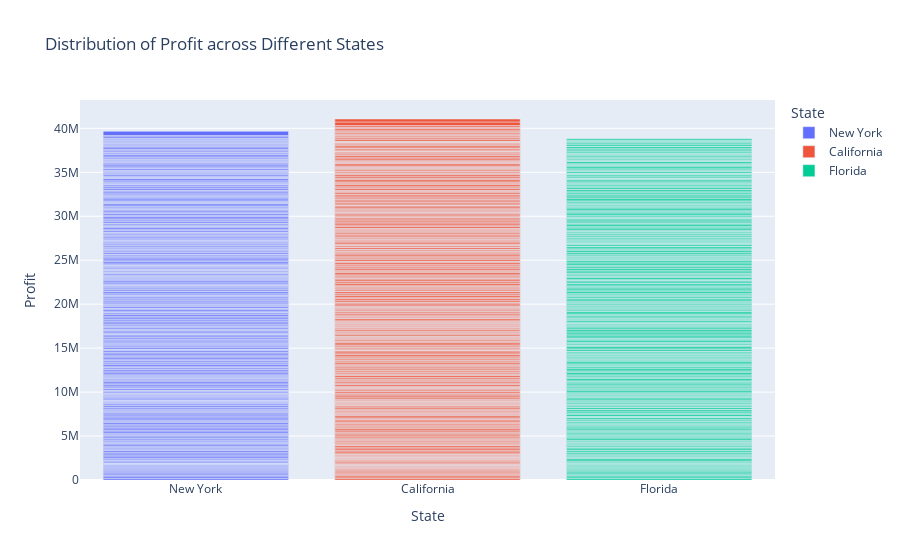

The cell this chart's notebook holds for it:
### Code cell
fig = px.bar(df, x='State', y='Profit', color='State', title='Distribution of Profit across Different States')
fig.update_layout(xaxis_title='State', yaxis_title='Profit')
fig.show()

### Figure 1 — Plotly figure (JSON) as saved in the notebook; plotly's stock layout.template omitted (floating-point values rounded to 4 significant figures; data arrays with more than 128 entries replaced by an {"elided": "..."} marker saying what was removed)
{"data": [{"alignmentgroup": "True", "hovertemplate": "State=%{x}<br>Profit=%{y}<extra></extra>", "legendgroup": "New York", "marker": {"color": "#636efa", "pattern": {"shape": ""}}, "name": "New York", "offsetgroup": "New York", "orientation": "v", "showlegend": true, "textposition": "auto", "type": "bar", "x": {"elided": "334 str values"}, "xaxis": "x", "y": {"elided": "334 float values"}, "yaxis": "y"}, {"alignmentgroup": "True", "hovertemplate": "State=%{x}<br>Profit=%{y}<extra></extra>", "legendgroup": "California", "marker": {"color": "#EF553B", "pattern": {"shape": ""}}, "name": "California", "offsetgroup": "California", "orientation": "v", "showlegend": true, "textposition": "auto", "type": "bar", "x": {"elided": "344 str values"}, "xaxis": "x", "y": {"elided": "344 float values"}, "yaxis": "y"}, {"alignmentgroup": "True", "hovertemplate": "State=%{x}<br>Profit=%{y}<extra></extra>", "legendgroup": "Florida", "marker": {"color": "#00cc96", "pattern": {"shape": ""}}, "name": "Florida", "offsetgroup": "Florida", "orientation": "v", "showlegend": true, "textposition": "auto", "type": "bar", "x": {"elided": "322 str values"}, "xaxis": "x", "y": {"elided": "322 float values"}, "yaxis": "y"}], "layout": {"autosize": true, "barmode": "relative", "legend": {"title": {"text": "State"}, "tracegroupgap": 0}, "title": {"text": "Distribution of Profit across Different States"}, "xaxis": {"anchor": "y", "autorange": true, "categoryarray": ["New York", "California", "Florida"], "categoryorder": "array", "domain": [0, 1], "range": [-0.5, 2.5], "title": {"text": "State"}, "type": "category"}, "yaxis": {"anchor": "x", "autorange": true, "domain": [0, 1], "range": [0, 43220000.0], "title": {"text": "Profit"}, "type": "linear"}}}
